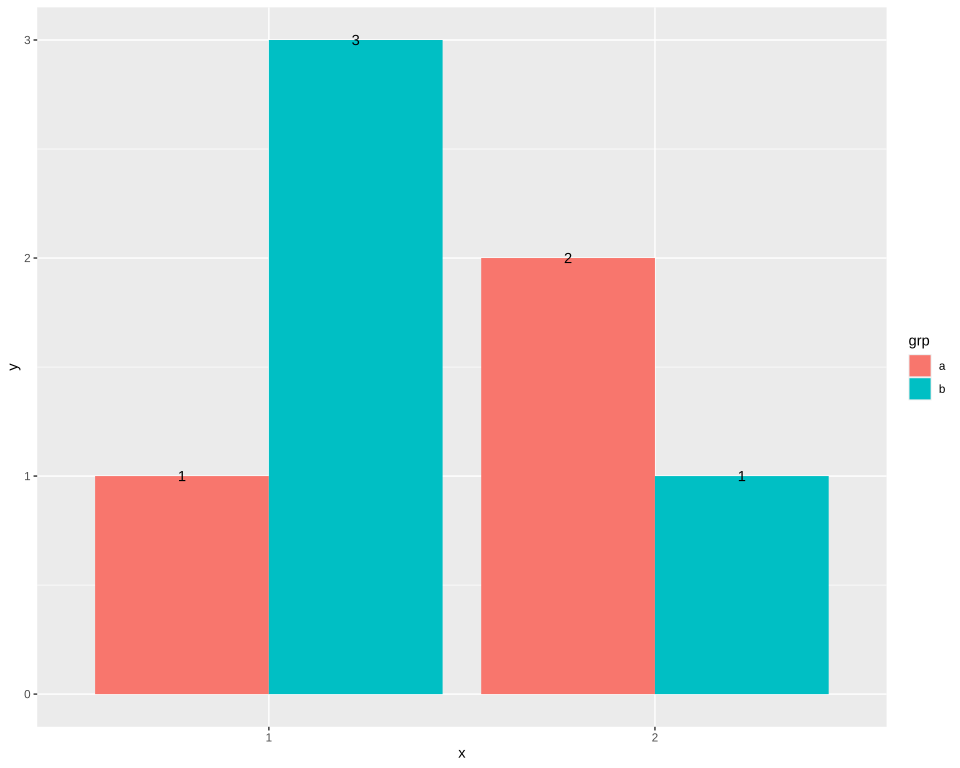

Generate this figure with R:
# The plot test/golden/dodge_text.svg draws, drawn by ggplot2 itself, as ggplot2's own visual tests
# draw their snapshots: the independent check on that golden whenever it changes. The suite never
# runs this; it needs R, ggplot2 and vdiffr, saved as the Docker image giggly-r:ggplot2-4.0.3. From
# the repository's root:
#
#   docker run --rm -v "$PWD/test/golden":/golden:ro giggly-r:ggplot2-4.0.3 \
#     Rscript /golden/dodge_text.R > dodge_text.ggplot2.svg
#
# and compare the two drawings element by element, as test/golden/point.R does.
#
# geom_text's page's labels dodged within the columns' 0.9, each over its column.
# First checked with ggplot2 4.0.3 and vdiffr 1.0.9: every element and clip path matches, the x
# axis drawn before the y as in test/golden/point.R.

library(ggplot2)

df <- data.frame(
  x = factor(c(1, 1, 2, 2)),
  y = c(1, 3, 2, 1),
  grp = c("a", "b", "a", "b")
)
plot <- ggplot(data = df, aes(x, y, group = grp)) +
  geom_col(aes(fill = grp), position = "dodge") +
  geom_text(aes(label = y), position = position_dodge(0.9)) +
  theme_gray()

file <- tempfile(fileext = ".svg")
vdiffr::write_svg(plot, file)
cat(readLines(file), sep = "\n")
